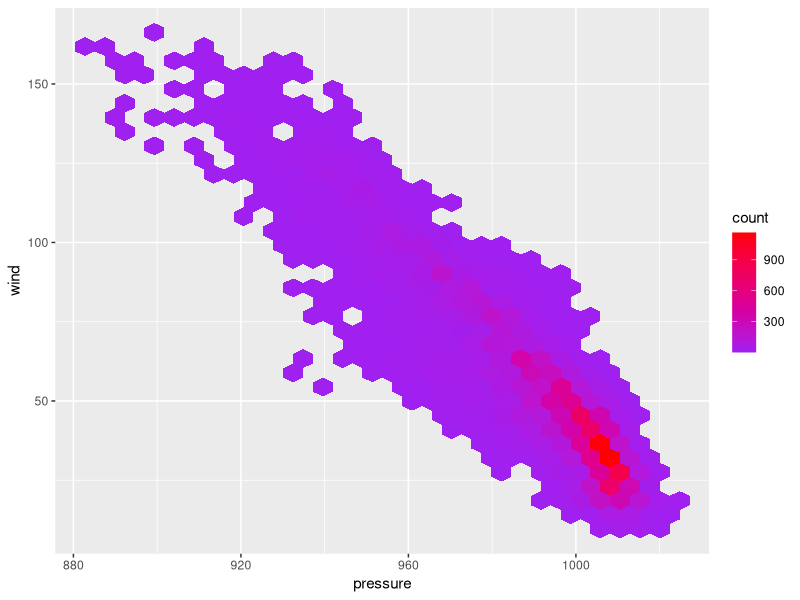

Recreate this plot in R.
## ---- chunk 1
knitr::opts_chunk$set(echo = TRUE)
library(tidyverse)
library(hexbin)
## ---- chunk 2
ggplot(data = storms, aes(x = pressure, y = wind))+
  geom_hex() +
 scale_fill_gradient(low = "purple", high = "red")
